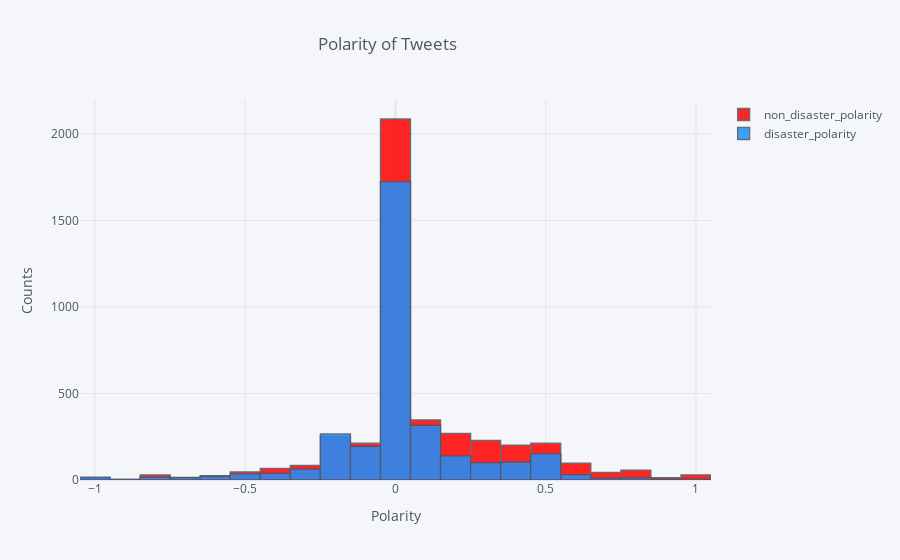

The cell this chart's notebook holds for it:
### Code cell
#creating the distributions for polarity
sentiment_df['disaster_polarity'] = sentiment_df[sentiment_df['target']==1]['polarity']
sentiment_df['non_disaster_polarity'] = sentiment_df[sentiment_df['target']==0]['polarity']

#plotting the distributions
polarity_fig = sentiment_df[['non_disaster_polarity','disaster_polarity']].iplot(asFigure=True,kind='histogram',
                                                color=['brightred','dodgerblue'],bins=40,title='Polarity of Tweets',
                                                                opacity=0.85,xTitle='Polarity',yTitle='Counts')
polarity_fig.update_layout(title_x=0.43)

polarity_fig.show()

### Figure 1 — Plotly figure (JSON) as saved in the notebook; plotly's stock layout.template omitted (floating-point values rounded to 4 significant figures; data arrays with more than 128 entries replaced by an {"elided": "..."} marker saying what was removed)
{"data": [{"histfunc": "count", "histnorm": "", "marker": {"color": "rgba(255, 0, 0, 1.0)", "line": {"color": "#4D5663", "width": 1.3}}, "name": "non_disaster_polarity", "nbinsx": 40, "opacity": 0.85, "orientation": "v", "type": "histogram", "x": {"elided": "7613 float values"}}, {"histfunc": "count", "histnorm": "", "marker": {"color": "rgba(30, 144, 255, 1.0)", "line": {"color": "#4D5663", "width": 1.3}}, "name": "disaster_polarity", "nbinsx": 40, "opacity": 0.85, "orientation": "v", "type": "histogram", "x": {"elided": "7613 float values"}}], "layout": {"barmode": "overlay", "legend": {"bgcolor": "#F5F6F9", "font": {"color": "#4D5663"}}, "paper_bgcolor": "#F5F6F9", "plot_bgcolor": "#F5F6F9", "title": {"font": {"color": "#4D5663"}, "text": "Polarity of Tweets", "x": 0.43}, "xaxis": {"gridcolor": "#E1E5ED", "showgrid": true, "tickfont": {"color": "#4D5663"}, "title": {"font": {"color": "#4D5663"}, "text": "Polarity"}, "zerolinecolor": "#E1E5ED"}, "yaxis": {"gridcolor": "#E1E5ED", "showgrid": true, "tickfont": {"color": "#4D5663"}, "title": {"font": {"color": "#4D5663"}, "text": "Counts"}, "zerolinecolor": "#E1E5ED"}}}
